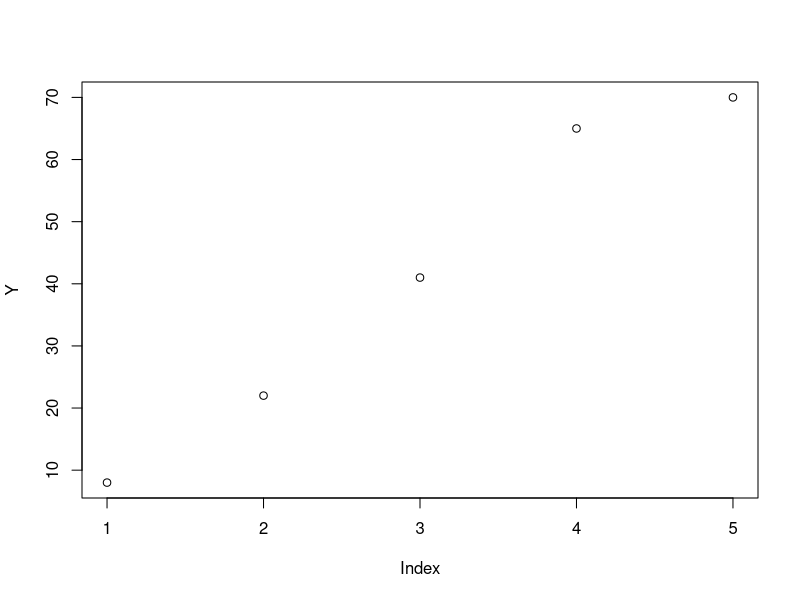
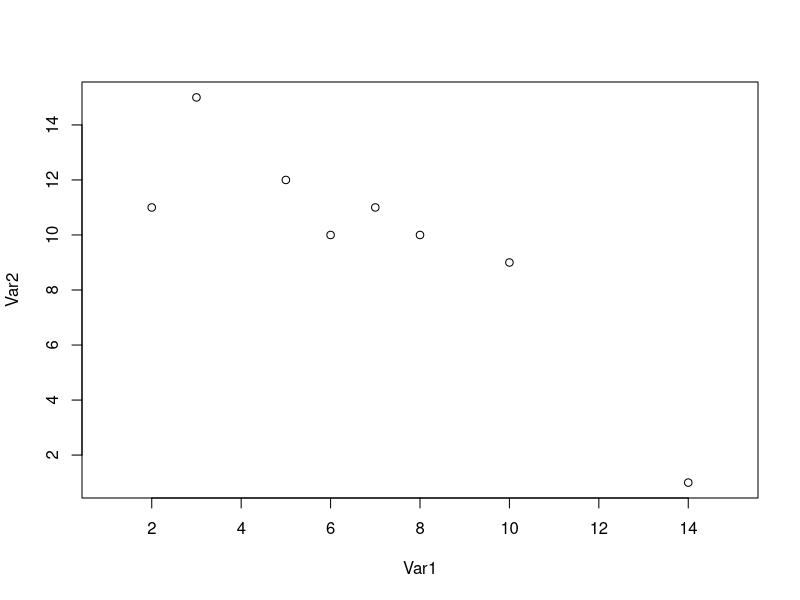

Source code (R) for these figures, in order:
#
#####
######### sampling L-ensemble
#####
#

n <- 100
L <- matrix(rnorm(n^2),n,n)
L <- L %*% t(L) / n

eig.obj <- eigen(L)
vecs    <- eig.obj$vectors # columns are eigenvectors
vals    <- eig.obj$values

states <- vector()
for(i in 1:n) {
  u <- rbinom(n=1,size=1,prob=vals[i]/(1+vals[i]))
  if (u==1) {
    states <- c(states,i)
  }
}
  V <- vecs[,states]
  ncolV <- length(states)
  Y <- vector()
  
  while (ncolV>0) {
    probs <- rep(0,n)
    for(i in 1:n) {
      if(is.matrix(V)) {
        probs[i] <- sum(V[i,]^2)
      } else {
        probs[i] <- sum(V[i]^2)
      }
    }
    item <- sample(x=1:n,size=1,prob=probs)

    Y <- c(Y,item)

    if(is.matrix(V)) {
    Vproj <- V
    Vproj[item,] <- 0
    V <- pracma::gramSchmidt(Vproj)$Q[,1:(ncolV-1)]
    } else {
      Vproj <- V
      Vproj[item] <- 0
      Vproj <- Vproj / sqrt(sum(Vproj^2))
    }
    ncolV <- ncolV - 1
  }
states
Y

#
######
############ 1D grid with kernel function
######
#
n <- 100
x <- 1:n
X <- matrix(x,n,n)
L <- 0.1*exp(-(X-t(X))^2/(4^2*2)) + 0.000001*diag(n)

eig.obj <- eigen(L)
vecs    <- eig.obj$vectors # columns are eigenvectors
vals    <- eig.obj$values

states <- vector()
for(i in 1:n) {
  u <- rbinom(n=1,size=1,prob=vals[i]/(1+vals[i]))
  if (u==1) {
    states <- c(states,i)
  }
}
V <- vecs[,states]
ncolV <- length(states)
Y <- vector()

while (ncolV>0) {
  probs <- rep(0,n)
  for(i in 1:n) {
    if(is.matrix(V)) {
      probs[i] <- sum(V[i,]^2)
    } else {
      probs[i] <- sum(V[i]^2)
    }
  }
  item <- sample(x=1:n,size=1,prob=probs)
  
  Y <- c(Y,item)
  
  if(is.matrix(V)) {
    Vproj <- V
    Vproj[item,] <- 0
    V <- pracma::gramSchmidt(Vproj)$Q[,1:(ncolV-1)]
  } else {
    Vproj <- V
    Vproj[item] <- 0
    Vproj <- Vproj / sqrt(sum(Vproj^2))
  }
  ncolV <- ncolV - 1
}
states
Y <- sort(Y)
Y
plot(Y)


#
######
############ 2D grid with kernel function
######
#
N <- 15
x <- expand.grid(1:N,1:N)
#plot(x)
n <- N^2
L <- matrix(0,n,n)
for (i in 1:(n)) {
  for(j in i:(n)) {
    L[i,j] <- 0.05*exp(-sum((x[i,]-x[j,])^2)/(10^2*2)) + 0.00000001
  }
}
L <- 0.5*(L + t(L))

eig.obj <- eigen(L)
vecs    <- eig.obj$vectors # columns are eigenvectors
vals    <- eig.obj$values

states <- vector()
for(i in 1:n) {
  u <- rbinom(n=1,size=1,prob=vals[i]/(1+vals[i]))
  if (u==1) {
    states <- c(states,i)
  }
}
V <- vecs[,states]
ncolV <- length(states)
Y <- vector()

while (ncolV>0) {
  probs <- rep(0,n)
  for(i in 1:n) {
    if(is.matrix(V)) {
      probs[i] <- sum(V[i,]^2)
    } else {
      probs[i] <- sum(V[i]^2)
    }
  }
  item <- sample(x=1:n,size=1,prob=probs)
  
  Y <- c(Y,item)
  
  if(is.matrix(V)) {
    Vproj <- V
    Vproj[item,] <- 0
    V <- pracma::gramSchmidt(Vproj)$Q[,1:(ncolV-1)]
  } else {
    Vproj <- V
    Vproj[item] <- 0
    Vproj <- Vproj / sqrt(sum(Vproj^2))
  }
  ncolV <- ncolV - 1
}
states
Y <- sort(Y)
Y

plot(x[Y,],xlim=c(1,N),ylim=c(1,N))
